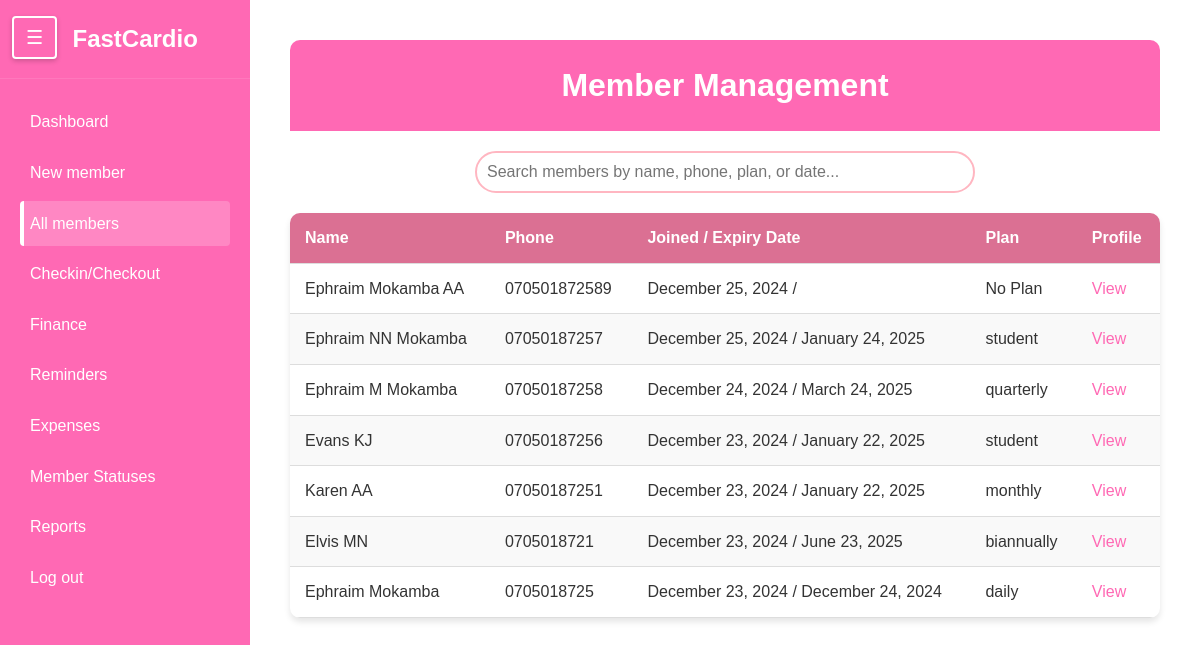
/members/, run on an earlier commit of the app's database.
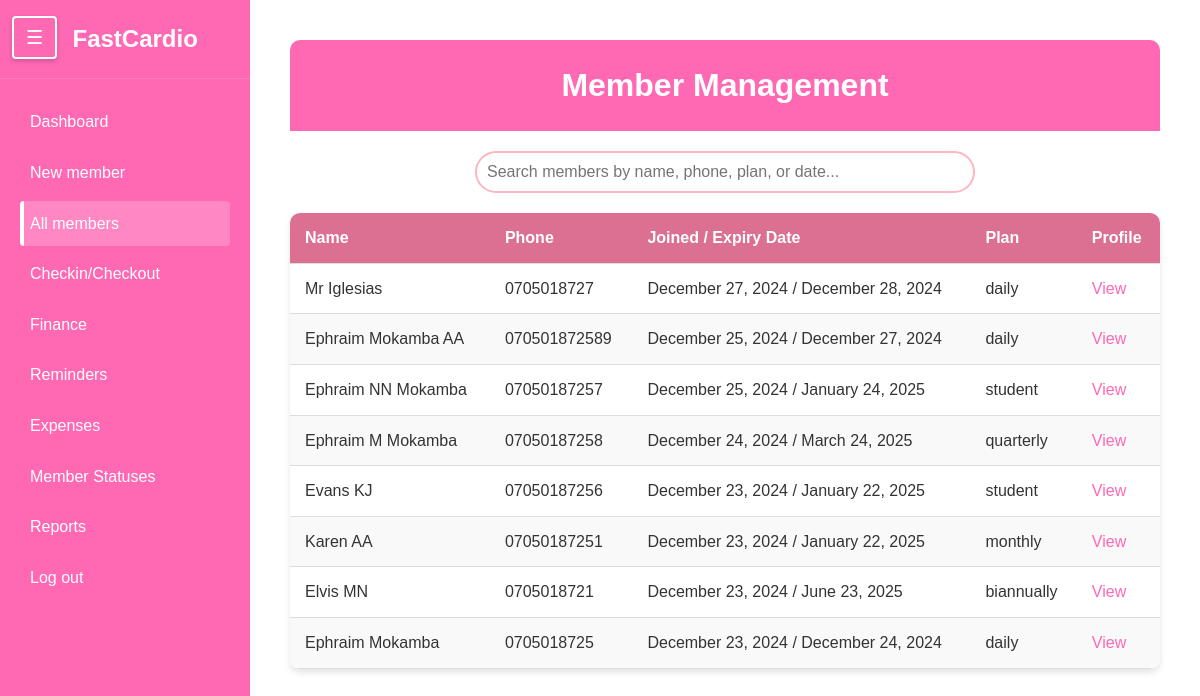
And on a later commit of the database.
### members/models.py (models this page shows, shortened)
class Member(models.Model):
    first_name = models.CharField(max_length=50)
    last_name = models.CharField(max_length=50)
    phone_number = models.CharField(max_length=15)
    date_joined = models.DateTimeField(auto_now_add=True)
    is_active = models.BooleanField(default=False)
    is_frozen = models.BooleanField(default=False)
    additional_info = models.TextField(blank=True,null=True)
    gender = models.CharField(max_length= 6)
    def __str__(self):
        return f"{self.first_name} {self.last_name}"

class PaymentDetails(models.Model):
    PLAN_CHOICES = [
        ('daily', 'Daily'),
        ('monthly', 'Monthly'),
        ('quarterly', 'Quarterly'),
        ('biannually', 'Biannually'),
        ('annually', 'Annually'),
        ('student', 'Student Package'),
    ]
    member = models.ForeignKey('Member', on_delete=models.CASCADE, related_name='payments', verbose_name="Member")
    plan = models.CharField(max_length=20, choices=PLAN_CHOICES, verbose_name="Payment Plan")
    amount = models.DecimalField(max_digits=10, decimal_places=2, verbose_name="Amount Paid")
    payment_date = models.DateField(default=timezone.now, verbose_name="Payment Date")
    transaction_id = models.CharField(max_length=100, blank=True, null=True, verbose_name="Transaction ID")
    class Meta:
        verbose_name = "Payment Detail"
        verbose_name_plural = "Payment Details"
        ordering = ['-payment_date']

### members/views.py (the view)
# urls.py: path('', include('members.urls'))
def members(request):
    members_with_payments = []
    for member in Member.objects.all():
        payments = PaymentDetails.objects.filter(member=member)
        total_amount_paid = payments.aggregate(total=Sum('amount'))['total'] or 0
        latest_payment = payments.order_by('-payment_date').first()
        expiry_date = None
        membership_status = 'Expired'
        if latest_payment:
            expiry_date = calculate_expiry_date(latest_payment.payment_date, latest_payment.plan)
            if expiry_date:
                today = timezone.now().date()
                days_until_expiry = (expiry_date - today).days
                if days_until_expiry > 7:
                    membership_status = 'Active'
                elif days_until_expiry > 0:
                    membership_status = 'Expiring Soon'
                else:
                    membership_status = 'Expired'
        member_data = {
            'id': member.id,
            'full_name': str(member),
            'first_name': member.first_name,
            'last_name': member.last_name,
            'phone_number': member.phone_number,
            'date_joined': member.date_joined,
            'additional_info': member.additional_info or '',
            'total_amount_paid': total_amount_paid,
            'latest_plan': latest_payment.plan if latest_payment else 'No Plan',
            'latest_payment_date': latest_payment.payment_date if latest_payment else None,
            'expiry_date': expiry_date,
            'membership_status': membership_status,
            'days_until_expiry': (expiry_date - timezone.now().date()).days if expiry_date else None
        }
        members_with_payments.append(member_data)
    members_with_payments.reverse()
    return render(request, 'allmembers.html', {
        'members': members_with_payments,
        'today': timezone.now().date()
    })

### members/views.py (called while the page is built)
def calculate_expiry_date(payment_date, plan):
    if plan == 'daily':
        return payment_date + timedelta(days=1)
    elif plan == 'monthly':
        return payment_date + timedelta(days=30)
    elif plan == 'quarterly':
        return payment_date + timedelta(days=90)
    elif plan == 'biannually':
        return payment_date + timedelta(days=182)
    elif plan == 'annually':
        return payment_date + timedelta(days=365)
    elif plan == 'student':
        return payment_date + timedelta(days=30)
    return None

### members/templates/allmembers.html (shortened to what this page needs)
{% extends 'sidebar.html' %}
{% load static %}
{% block extra_styles %}
    <link rel="stylesheet" href="{% static 'allmembers.css' %}">
{% endblock %}
{% block content %}
    <div class="dashboard">
        <header class="dashboard-header">
            <h1>Member Management</h1>
        </header>
        <div class="search-container">
            <input type="text" id="searchInput" class="search-input" placeholder="Search members by name, phone, plan, or date...">
        </div>
        <table class="members-table">
            <thead>
                <tr>
                    <th>Name</th>
                    <th>Phone</th>
                    <th>Joined / Expiry Date</th>
                    <th>Plan</th>
                    <th>Profile</th>
                </tr>
            </thead>
            <tbody id="memberTableBody">
                {% for member in members %}
                <tr>
                    <td>{{ member.full_name }}</td>
                    <td>{{ member.phone_number }}</td>
                    <td>{{ member.date_joined|date:"F d, Y" }} / {{ member.expiry_date|date:"F d, Y" }} </td>
                    <td>{{ member.latest_plan }}</td>
                    <td><a style="text-decoration: none; color: #FF69B4;" href="{% url 'Member details' member.id %}">View</a>
                </tr>
                {% endfor %}
            </tbody>
        </table>
    </div>
{% endblock %}

What changed in the data, as far as the page shows it:
added Member: phone_number "0705018727", date_joined "December 27, 2024"
added PaymentDetails: latest_plan "daily"
added PaymentDetails: latest_plan "daily"
Also different on the page:
new list line: "Mr Iglesias / December 28, 2024 View"
new list line: "Ephraim Mokamba AA / December 27, 2024 View"
new list line: "070501872589 December 25, 2024"
list line gone: "Ephraim Mokamba AA / No Plan View"
list line gone: "070501872589 December 25, 2024"
